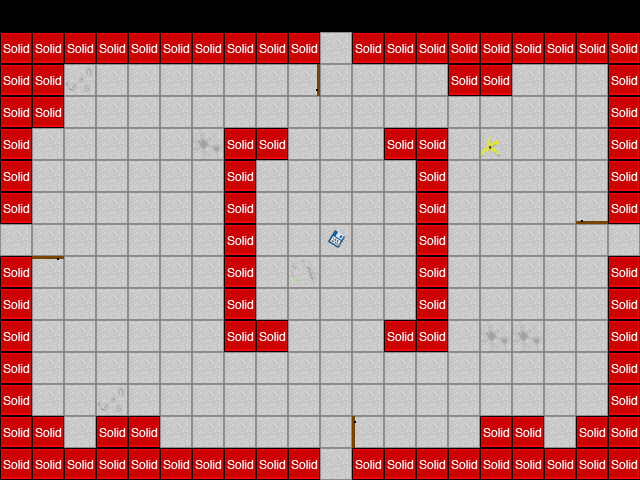

The image is a tile-based game level rendered from a .tmx file. Its description and source (layers, tilesets, objects; grid data summarised) follow:
An orthogonal 20x15 tile map with 32x32 px tiles, 2 tile layers (Tile Layer 1, collision), 2 tilesets and 5 objects (mainPlayer, doorRight, doorUp, doorLeft, doorDown).

<map version="1.0" orientation="orthogonal" width="20" height="15" tilewidth="32" tileheight="32">
 <tileset firstgid="1" name="metatiles32x32" tilewidth="32" tileheight="32">
  <image source="../img/map/metatiles32x32.png" width="288" height="32" />
  <tile id="0">
   <properties>
    <property name="type" value="solid" />
   </properties>
  </tile>
  <tile id="5">
   <properties>
    <property name="type" value="doorRight" />
   </properties>
  </tile>
  <tile id="6">
   <properties>
    <property name="type" value="doorUp" />
   </properties>
  </tile>
  <tile id="7">
   <properties>
    <property name="type" value="doorDown" />
   </properties>
  </tile>
  <tile id="8">
   <properties>
    <property name="type" value="doorLeft" />
   </properties>
  </tile>
 </tileset>
 <tileset firstgid="10" name="Terrain" tilewidth="32" tileheight="32">
  <image source="../img/map/Terrain.png" width="256" height="256" />
 </tileset>
 <layer name="Tile Layer 1" width="20" height="15">
  <data>[300 cells, 280 non-empty, 21 distinct tile ids]</data>
 </layer>
 <layer name="collision" width="20" height="15">
  <data>[300 cells, 89 non-empty, 2 distinct tile ids]</data>
 </layer>
 <objectgroup name="Object Layer 1" width="20" height="15">
  <object name="mainPlayer" x="96" y="192" width="32" height="32">
   <properties>
    <property name="image" value="Main_char" />
    <property name="spritewidth" value="64" />
   </properties>
  </object>
 </objectgroup>
 <objectgroup name="doors" width="20" height="15">
  <object name="doorRight" x="576" y="224" width="28" height="28" />
  <object name="doorUp" x="320" y="64" width="29" height="28">
   <properties>
    <property name="type" value="door" />
   </properties>
  </object>
  <object name="doorLeft" x="32" y="224" width="29" height="27">
   <properties>
    <property name="type" value="door" />
   </properties>
  </object>
  <object name="doorDown" x="320" y="416" width="29" height="30">
   <properties>
    <property name="type" value="door" />
   </properties>
  </object>
 </objectgroup>
</map>
